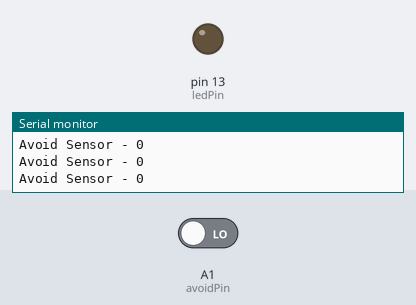
The sketch below on a simulated Arduino Uno, built with avr-gcc and run on an emulated ATmega328P. On the bench: output pins drawn as LEDs (lit = HIGH), the last lines printed to the serial monitor. The test bench sets the inputs (shaded band); at power-on: A1 (avoidPin) LOW.

Above: at 1.4 s.
1.5 s: A1 (avoidPin) driven HIGH
At 2.7 s:
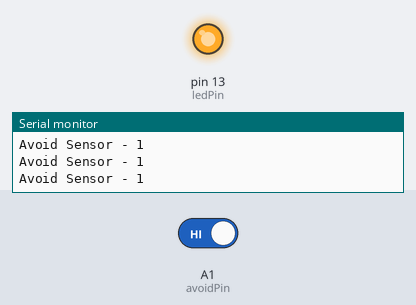
3.0 s: A1 (avoidPin) driven LOW
At 4.1 s:
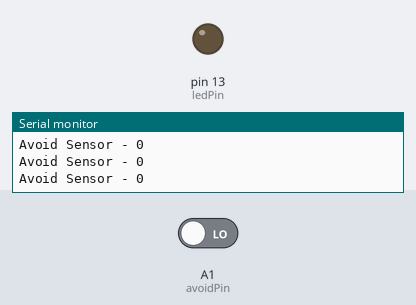
Timing chart, 0 to 6.0 s (numbered marks = the images above; inputs shaded):
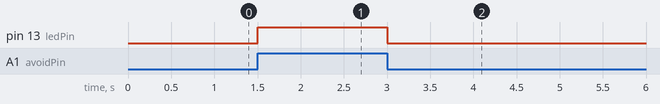

Measured:
- after the input at 1.5 s, pin 13 (ledPin): LOW → HIGH at once
- after the input at 3.0 s, pin 13 (ledPin): HIGH → LOW at once

The sketch:

test_KY-032.ino
```cpp
#define  avoidPin  A1 // задаем имя для порта с датчиком
#define  ledPin  13     // задаем имя для порта со светодиодом

int  avoid;

void setup() {
   Serial.begin(9600);  // инициализация монитора порта

   pinMode(avoidPin, INPUT);
   pinMode(ledPin, OUTPUT);
}

void loop() {

   avoid = digitalRead(avoidPin);  // получаем данные с датчика препятствий

   Serial.print("Avoid Sensor - ");  // выводим данные с датчика на монитор
   Serial.println(avoid);

   if (avoid == HIGH)
      digitalWrite(ledPin, HIGH);
   else
      digitalWrite(ledPin, LOW);


delay(300);
}
```
